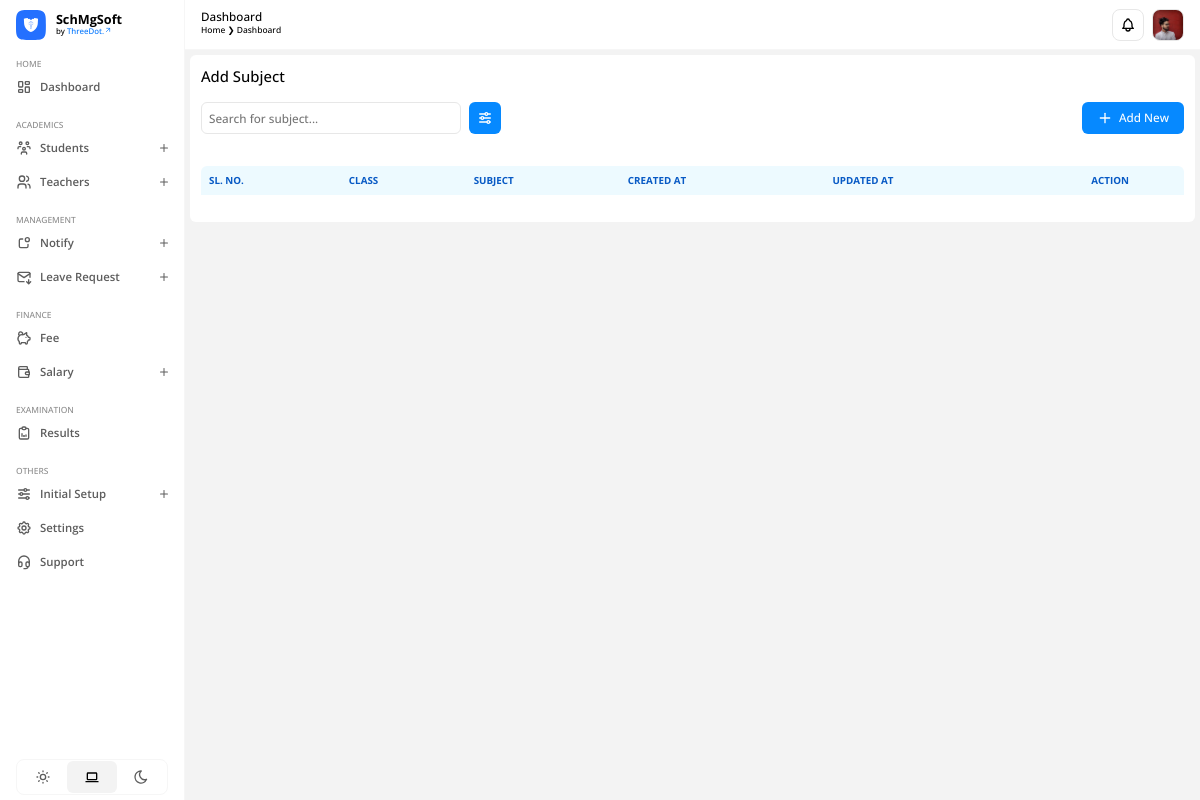
Page /home/add-subject/ (signed in) on the earlier database version.
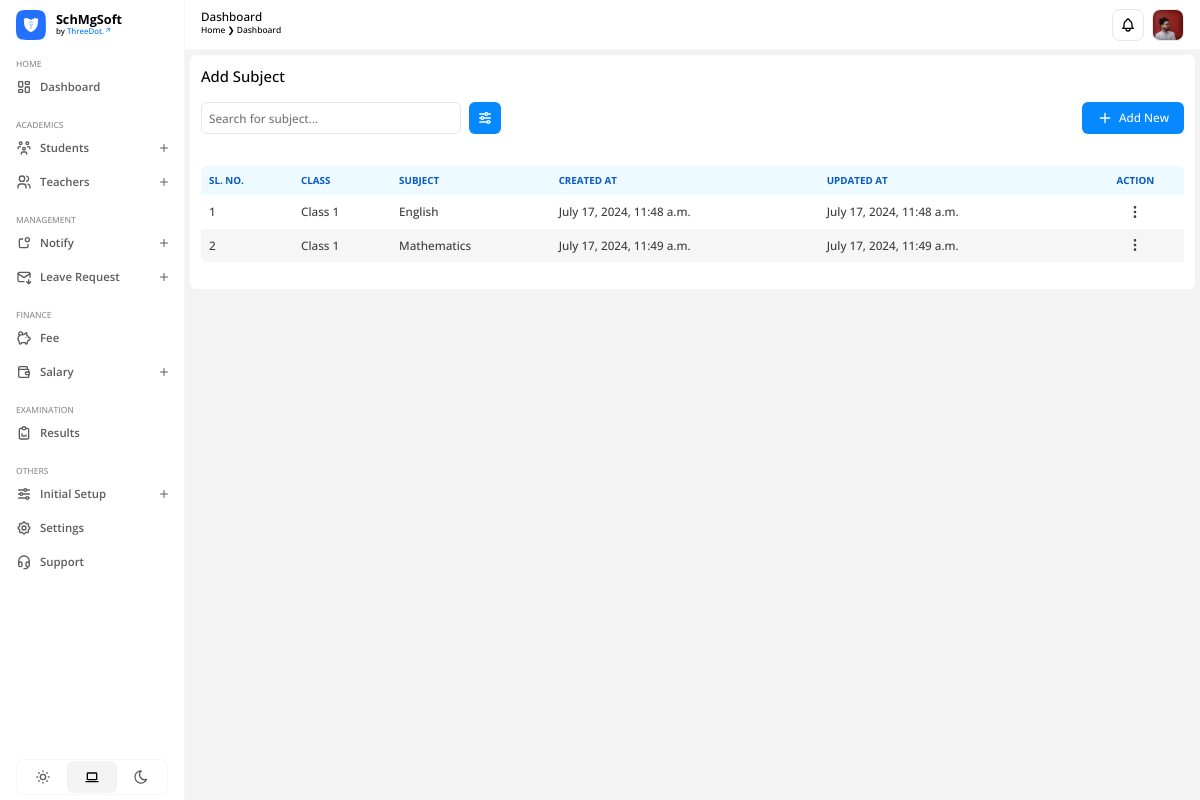
Same page on the later database version.
### apps/home/models.py (models this page shows, shortened)
class Subject(models.Model):
    class_id = models.ForeignKey(Class, on_delete=models.DO_NOTHING)
    subject_name = models.CharField(max_length=250)
    created_at = models.DateTimeField(auto_now_add=True)
    updated_at = models.DateTimeField(auto_now=True)

class Class(models.Model):
    session = models.ForeignKey(Session, on_delete=models.DO_NOTHING)
    class_name = models.CharField(max_length=100)
    created_at = models.DateTimeField(auto_now_add=True)
    updated_at = models.DateTimeField(auto_now=True)

### apps/home/views.py (the view, shortened to what this page needs)
# urls.py: path('add-subject/', views.add_subject, name='add-subject'),
@login_required(login_url='/')
def add_subject(request):
    subjects = Subject.objects.all()
    classes = Class.objects.all()
    context = {
        'subjects':subjects,
        'classes':classes
    }
    return render(request, 'add-subject.html', context)

### apps/home/templates/add-subject.html (shortened to what this page needs)
{% extends "base.html" %} {% load static %} {% block htmlhead %}
<link
  rel="stylesheet"
  type="text/css"
  href="{% static 'css/home/add-subject.css' %}"
/>
{% endblock htmlhead %} {% block content %}
<div id="add-subject-container">
  <h3>Add Subject</h3>
  <div class="header">
    <div class="search-filter">
      <input
        type="text"
        name="search-input"
        id="search-input"
        placeholder="Search for subject..."
      />
      <button>
      </button>
    </div>
    <span id="add-new-btn">
      <p>Add New</p>
    </span>
  </div>
  <div id="table-container">
    <table id="subject-table">
      <thead>
        <tr>
          <th>SL. NO.</th>
          <th>CLASS</th>
          <th>SUBJECT</th>
          <th>CREATED AT</th>
          <th>UPDATED AT</th>
          <th style="text-align: center">ACTION</th>
        </tr>
      </thead>
      <tbody>
        {% for i in subjects %}
        <tr>
          <td>{{ forloop.counter }}</td>
          <td>{{ i.class_id.class_name }}</td>
          <td>{{ i.subject_name }}</td>
          <td>{{ i.created_at }}</td>
          <td>{{ i.updated_at }}</td>
          <td
            style="
              text-align: center;
              display: flex;
              align-items: center;
              justify-content: center;
            "
          >
            <button class="action-btn">
            </button>
          </td>
        </tr>
        {% endfor %}
      </tbody>
    </table>
  </div>
</div>
{% include "add-subject-form.html" %}
{% endblock %}

Differences in the rows shown:
added Subject: class_id.class_name "Class 1", subject_name "English", created_at "July 17, 2024, 11:48 a.m.", updated_at "July 17, 2024, 11:48 a.m."
added Subject: class_id.class_name "Class 1", subject_name "Mathematics", created_at "July 17, 2024, 11:49 a.m.", updated_at "July 17, 2024, 11:49 a.m."
